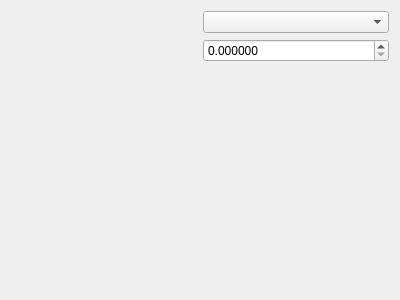
<?xml version="1.0" encoding="UTF-8"?>
<ui version="4.0">
 <class>Histogram</class>
 <widget class="QWidget" name="Histogram">
  <property name="geometry">
   <rect>
    <x>0</x>
    <y>0</y>
    <width>400</width>
    <height>300</height>
   </rect>
  </property>
  <property name="windowTitle">
   <string>Form</string>
  </property>
  <layout class="QHBoxLayout" name="horizontalLayout">
   <item>
    <widget class="QwtPlot" name="qwtPlot"/>
   </item>
   <item>
    <layout class="QVBoxLayout" name="verticalLayout">
     <item>
      <widget class="QComboBox" name="comboBox"/>
     </item>
     <item>
      <widget class="QDoubleSpinBox" name="doubleSpinBox">
       <property name="suffix">
        <string/>
       </property>
       <property name="decimals">
        <number>6</number>
       </property>
       <property name="maximum">
        <double>99.989999999999995</double>
       </property>
      </widget>
     </item>
     <item>
      <spacer name="verticalSpacer">
       <property name="orientation">
        <enum>Qt::Vertical</enum>
       </property>
       <property name="sizeHint" stdset="0">
        <size>
         <width>20</width>
         <height>40</height>
        </size>
       </property>
      </spacer>
     </item>
    </layout>
   </item>
  </layout>
 </widget>
 <customwidgets>
  <customwidget>
   <class>QwtPlot</class>
   <extends>QFrame</extends>
   <header>qwt_plot.h</header>
  </customwidget>
 </customwidgets>
 <resources/>
 <connections/>
</ui>
